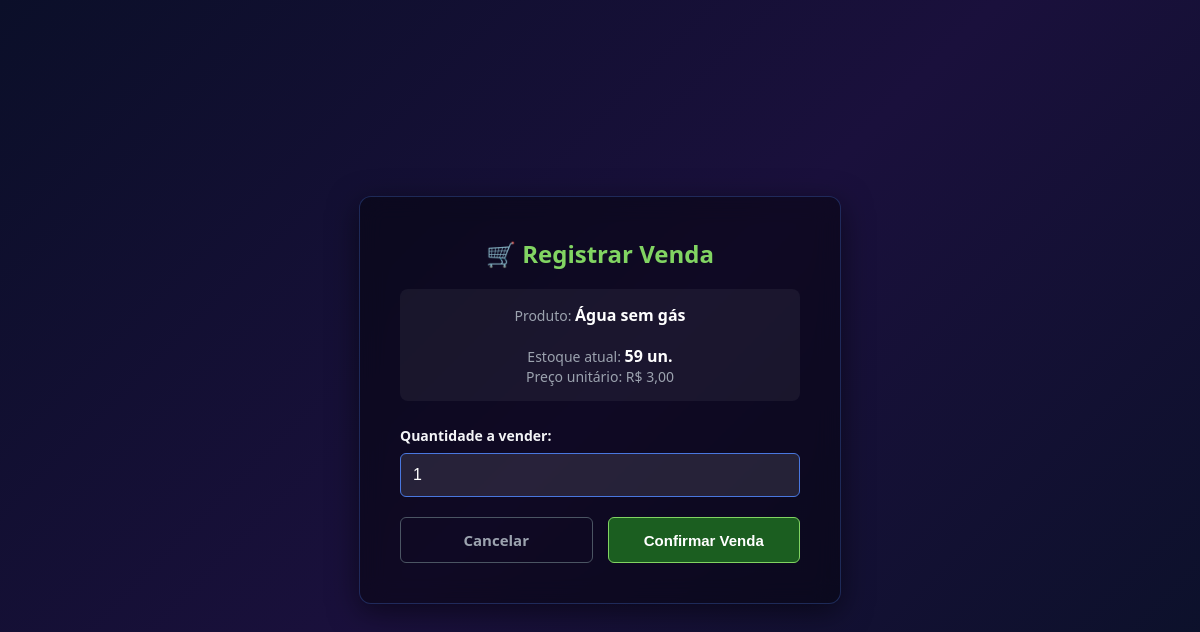
/vender/2/ (signed in), run on the app's committed database.
### core/models.py (models this page shows, shortened)
class Produto(models.Model):
    CATEGORIAS_CHOICES = (
        ('Bebidas', 'Bebidas'),
        ('Alimentos', 'Alimentos'),
        ('Limpeza', 'Limpeza'),
        ('Eletrónicos', 'Eletrónicos'),
        ('Outros', 'Outros'),
    )
    name = models.CharField(max_length=100)
    preco_custo = models.DecimalField(max_digits=10, decimal_places=2)
    preco = models.DecimalField(max_digits=10, decimal_places=2)
    quantidade_estoque = models.IntegerField()
    categoria = models.CharField(
        max_length=50,
        choices=CATEGORIAS_CHOICES,
        default='Outros'
    )

### core/views.py (the view, shortened to what this page needs)
# urls.py: path('vender/<int:produto_id>/', realizar_venda, name='realizar_venda'),
@login_required(login_url='login')
def realizar_venda(request, produto_id):
    produto = get_object_or_404(Produto, id=produto_id)
    return render(request, 'core/realizar_venda.html', {'produto': produto})

### core/templates/core/realizar_venda.html (shortened to what this page needs)
<!DOCTYPE html>
<html lang="pt-br">
<head>
</head>
<body>
    <div class="card-venda">
        <h2>🛒 Registrar Venda</h2>
        <div class="info-estoque">
            Produto: <strong>{{ produto.name }}</strong><br><br>
            Estoque atual: <strong>{{ produto.quantidade_estoque }} un.</strong><br>
            Preço unitário: R$ {{ produto.preco }}
        </div>
        <form method="POST">
            <label for="quantidade">Quantidade a vender:</label>
            <input type="number" id="quantidade" name="quantidade" min="1" max="{{ produto.quantidade_estoque }}" value="1" required autofocus>
            <div class="btn-container">
                <a href="{% url 'minha_home' %}" class="btn btn-cancel">Cancelar</a>
                <button type="submit" class="btn btn-confirm">Confirmar Venda</button>
            </div>
        </form>
    </div>
</body>
</html>

### core/templates/core/realizar_venda.html (style rules this page uses)
:root { --c2: #492D73; --c3: #271DC7; --c4: #81D462; --c5: #4977DF; }
body { font-family: 'Segoe UI', Tahoma, Geneva, Verdana, sans-serif; margin: 0; background: linear-gradient(135deg, #0b0f29, #1a103c, #0a1128); color: #f3f4f6; display: flex; justify-content: center; align-items: center; height: 100vh; }
.card-venda { background: rgba(0, 0, 0, 0.4); backdrop-filter: blur(12px); border: 1px solid rgba(73, 119, 223, 0.3); padding: 40px; border-radius: 12px; box-shadow: 0 8px 30px rgba(0,0,0,0.5); width: 100%; max-width: 400px; text-align: center; }
.card-venda h2 { margin-top: 0; color: var(--c4); }
.info-estoque { background: rgba(255, 255, 255, 0.05); padding: 15px; border-radius: 8px; margin-bottom: 25px; font-size: 14px; color: #9ca3af; }
.info-estoque strong { color: #ffffff; font-size: 16px; }
label { display: block; text-align: left; margin-bottom: 8px; font-weight: bold; font-size: 14px; }
input[type="number"] { width: 100%; padding: 12px; margin-bottom: 20px; background: rgba(255, 255, 255, 0.1); border: 1px solid var(--c5); border-radius: 6px; color: white; font-size: 16px; box-sizing: border-box; outline: none; }
.btn-container { display: flex; gap: 15px; }
.btn { flex: 1; padding: 12px; border: none; border-radius: 6px; font-size: 15px; font-weight: bold; cursor: pointer; text-decoration: none; transition: all 0.3s ease; }
.btn-confirm { background: #1b5e20; color: white; border: 1px solid var(--c4); }
.btn-cancel { background: transparent; color: #9ca3af; border: 1px solid #4b5563; }

### data on the page
Produto: name "Água sem gás", quantidade_estoque "59", preco "3,00"
